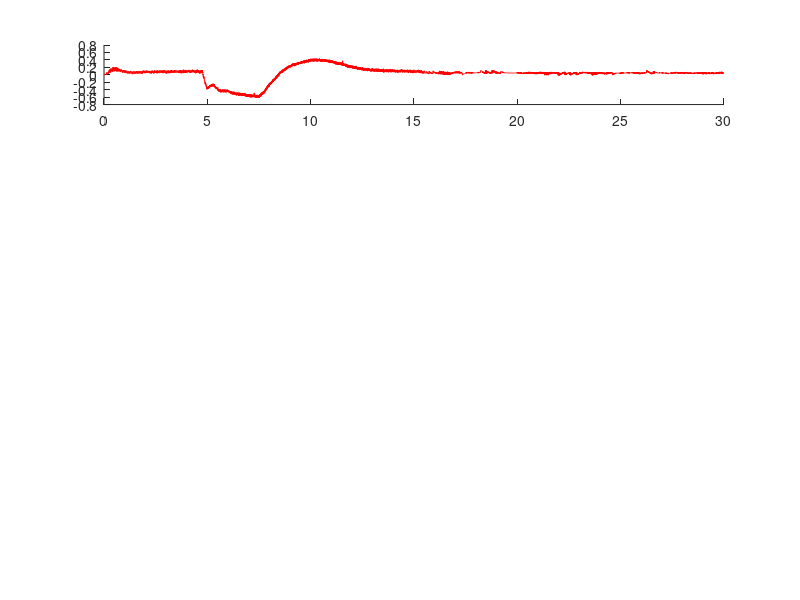

Source code (MATLAB): (Note: this script raises an error after producing the figure.)
close all;

load('lambda_practical.mat')
load('p_practical.mat')
load('p_dot_practical.mat')
load('p_ref_practical.mat')
load('r_practical.mat')


figure(10); hold on;
subplot(5,1,1); hold on;
plot(p_ref(1,1:end), p_ref(2, 1:end), '-r');
plot(t,u,'-b'); 
legend({'$u$', '$u_k$'}, 'Interpreter', 'latex', 'FontSize', 15, 'Location', 'best');
xlim([0 35]);
ylabel('$u$', 'Interpreter', 'latex');
grid on;

subplot(5,1,2); hold on;
plot(lambda(1,1:end), lambda(2, 1:end), 'r');
plot(t,x1,'b');
legend({'$\lambda$', '$\lambda_{ref}$'}, 'Interpreter', 'latex');
xlim([0 35]);
ylabel('$\lambda$', 'Interpreter', 'latex');
grid on;

subplot(5,1,3); hold on;
plot(r(1,1:end), r(2, 1:end), 'r');
plot(t,x2,'-b');
legend({'$r$', '$r_{ref}$'}, 'Interpreter', 'latex');
xlim([0 35]);
ylabel('$r$', 'Interpreter', 'latex');
grid on;

subplot(5,1,4); hold on;
plot(p(1,1:end), p(2, 1:end), 'r');
plot(t,x3,'-b');
legend({'$p$', '$p_{ref}$'}, 'Interpreter', 'latex');
xlim([0 35]);
ylabel('$p$', 'Interpreter', 'latex');
grid on;

subplot(5,1,5); hold on; 
plot(p_dot(1,1:end), p_dot(2, 1:end), 'r');
plot(t,x4,'-b'),
legend({'$\dot{p}$', '$\dot{p}_{ref}$'}, 'Interpreter', 'latex');
xlim([0 35]);
ylabel('$\dot{p}$', 'Interpreter', 'latex');
xlabel('time (s)');
grid on;